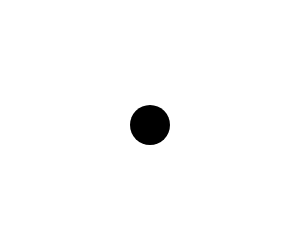
Frame 1 (no input)
Frame 60 (no input): identical to frame 1, image omitted
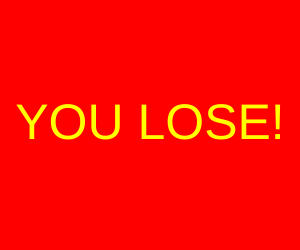
Frame 120 (the mouse pressed at the canvas centre since frame 60)

The p5.js sketch that drew these frames (run headless with seeded random() and noise() and a simulated clock; from frame 60 on, the mouse is pressed at the canvas centre):

// p5.js sketch
// ── sketch.js
// create an array of objects
var player;
var enemies = [];

var enemySpawnInterval = 500;
var lastEnemySpawn = 0;

var gameOver = false;

function setup() {
	createCanvas(windowWidth / 4, windowHeight / 4);

	player = new Player();

}

function draw() {


	if(!gameOver) {

		// time to spawn a new enemy?
		if(millis() > lastEnemySpawn + enemySpawnInterval) {
			lastEnemySpawn = millis();

			var rando = int(random(4));

			if(rando == 0) {
				// come from the top
				var x = random(width);
				var y = 0;
				var xSpeed = random(-5,5);
				var ySpeed = random(1,5);

				enemies.push(new Enemy(x,y,xSpeed,ySpeed));
			}

			if(rando == 1) {
				// come from the bottom
				var x = random(width);
				var y = height;
				var xSpeed = random(-5,5);
				var ySpeed = random(-1,-5);

				enemies.push(new Enemy(x,y,xSpeed,ySpeed));
			}

			
		}

		background(255);


		player.update();
		player.display();

		// call all methods for enemies
		for(var i = 0; i < enemies.length; i++) {
			enemies[i].update();
			enemies[i].display();
		}

	} else {
		// game is over!
		background(255,0,0);
		fill(255,255,0);
		textAlign(CENTER, CENTER);
		textSize(50);
		text("YOU LOSE!", width/2, height/2);
	}

}


// create a class
function Player () {
 
	// internal variables
	this.x = width/2;
	this.y = height/2;
 
	this.update = function() {
		// move based on rotation of phone
		// accelerationX, accelerationY, accelerationZ
		// rotationX, rotationY, rotationZ

		this.y += rotationX;
		this.x += rotationY;

		// have we touched the sides?
		if(this.x < 0 || this.x > width) {
			gameOver = true;
		}
		if(this.y < 0 || this.y > height) {
			gameOver = true;
		}
	}
 
	this.display = function() {
		fill(0);
		noStroke();
		ellipse(this.x, this.y, 40, 40);
	}
}




// create a class
function Enemy (x, y, xSpeed, ySpeed) {
 
	// internal variables
	this.x = x;
	this.y = y;
	this.xSpeed = xSpeed;
	this.ySpeed = ySpeed;
 
	this.update = function() {
		this.x += xSpeed;
		this.y += ySpeed;

		var distToPlayer = dist(this.x, this.y, player.x, player.y);

		if(distToPlayer < 30) {
			gameOver = true;
		}
	}
 
	this.display = function() {
		fill(255,0,0);
		noStroke();
		ellipse(this.x, this.y, 20, 20);
	}
}
